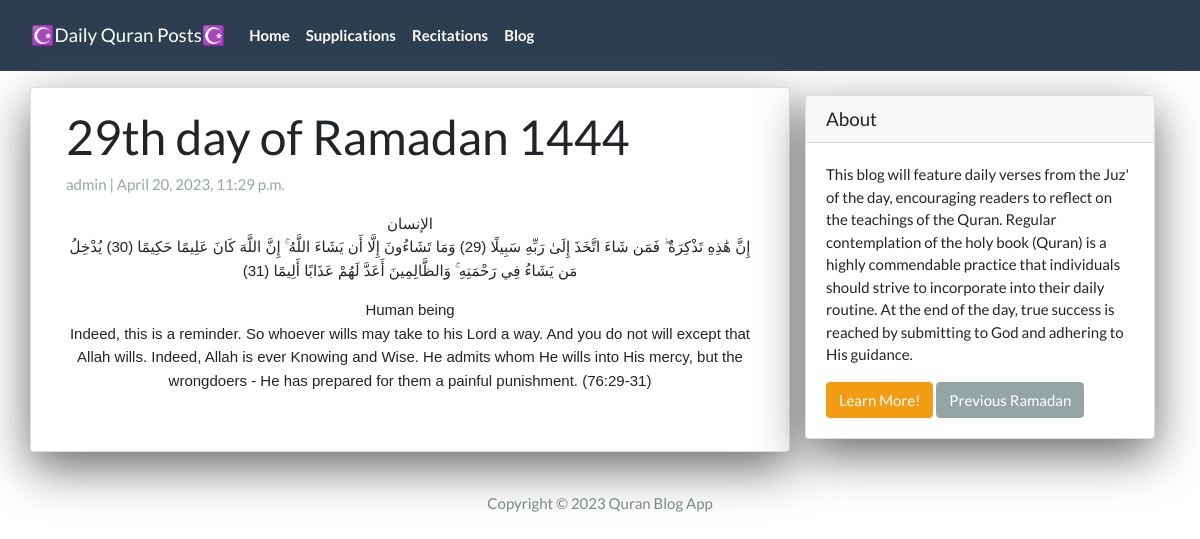
Screenshot of /29thday/ with the database file from the repository.
### App/models.py (models this page shows, shortened)
class Post(models.Model):
  title =  models.CharField(max_length=200, unique=True)
  slug =   models.SlugField(max_length=200, unique=True)
  author = models.ForeignKey(User, on_delete=models.CASCADE, related_name='blog_posts')
  created_on = models.DateTimeField(auto_now_add=True)
  updated_on = models.DateTimeField(auto_now=True)
  summary = RichTextField(blank=True, null=True)
  content = RichTextField(blank=True, null=True)
  video_link = EmbedVideoField(blank=True, null=True)
  status = models.IntegerField(choices=STATUS, default=0)
  class Meta:
    ordering = ['-created_on']

### App/views.py (the view)
# urls.py: path('<slug:slug>/',    PostView.as_view(),           name="post_detail"),
class PostView(DetailView):
  model = Post
  template_name = 'post_detail.html'

### App/templates/post_detail.html (shortened to what this page needs)
{% extends 'base.html' %}
{% load embed_video_tags %}
{% block content %}
<div class="container">
  <div class="row">
    <div class="col-md-8 card mb-4  mt-3 left  top">
      <div class="card-body">
        <h1>{% block title %} {{ post.title }} {% endblock title %}</h1>
        <p class=" text-muted">{{ post.author }} | {{ post.created_on }}</p>
        <p class="card-text ">{{ post.content | safe }}</p>
        <br>
      </div>
    </div>
    {% block sidebar %} {% include 'sidebar.html' %} {% endblock sidebar %}
  </div>
</div>
{% endblock content %}

### App/templates/sidebar.html (style rules this page uses)
.card { box-shadow: 0 16px 48px #6a6a6b; }

### rows the page displays
Post: title "29th day of Ramadan 1444", author "admin", created_on "April 20, 2023, 11:29 p.m.", content "الإنسان إِنَّ هَٰذِهِ تَذْكِرَةٌ ۖ فَمَن شَاءَ اتَّخَذَ إِلَىٰ رَبِّهِ سَبِيلًا (29) وَمَا تَشَاءُونَ إِلَّا أَن يَشَاءَ اللَّهُ ۚ إِنَّ اللَّهَ كَانَ عَلِيمًا حَكِيمًا (30) يُدْخِلُ مَن يَشَاءُ فِي رَحْمَتِهِ ۚ وَالظَّالِمِينَ أَعَدَّ لَهُمْ عَذَابًا أَلِيمًا (31) Human being Indeed, this is a reminder. So whoever wills may take to his Lord a way. And you do not will except that Allah wills. Indeed, Allah is ever Knowing and Wise. He admits whom He wills into His mercy, but the wrongdoers - He has prepared for them a painful punishment. (76:29-31)"
